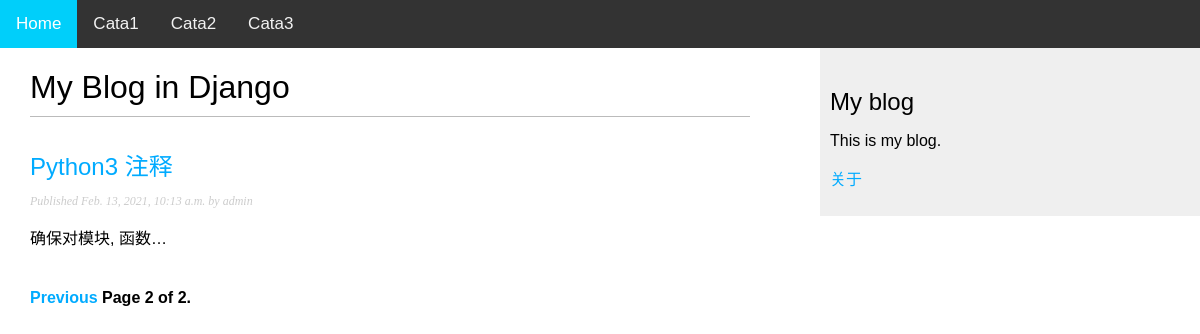
Screenshot of /blog/?page=2 with the database file from the repository.
### blog/models.py (models this page shows, shortened)
class Post(models.Model):
    STATUS_CHOICES = (
        ('draft', 'Draft'),
        ('published', 'Published'),
    )  # tuple元组，STATUS_CHOICES[0][0] = 'draft'
    title = models.CharField(max_length=250)
    slug = models.SlugField(max_length=250, unique_for_date='publish')
    author = models.ForeignKey(User, on_delete=models.CASCADE, related_name='blog_posts')
    body = models.TextField()
    publish = models.DateTimeField(default=timezone.now)
    created = models.DateTimeField(auto_now_add=True)
    updated = models.DateTimeField(auto_now=True)
    status = models.CharField(max_length=10,
                              choices=STATUS_CHOICES,
                              default='draft')
    objects = models.Manager()  # The default manager.
    published = PublishedManager()  # Our custom manager.
    class Meta:
        ordering = ('-publish',)
    def get_absolute_url(self):
        return reverse('blog:post_detail',
                       args=[self.publish.year,
                             self.publish.month,
                             self.publish.day,
                             self.slug])

### blog/views.py (the view)
# urls.py: path('',views.PostListView.as_view(),name='post_list'),
class PostListView(ListView):
    queryset = Post.published.all()
    context_object_name = 'posts'
    paginate_by = 3
    template_name = 'blog/post/list.html'

### blog/templates/blog/post/list.html (shortened to what this page needs)
{% extends "blog/base.html" %}
{% block content %}
<h1>My Blog in Django</h1>
{% for post in posts %}
<h2>
    <a href="{{ post.get_absolute_url }}">
        {{ post.title }}
    </a>
</h2>
<p class="date">
    Published {{ post.publish }} by {{ post.author }}
</p>
{{ post.body|truncatechars_html:10|linebreaks }}
{% endfor %}
{% include "pagination.html" with page=page_obj %}
{% endblock %}

### blog/static/css/blog.css (style rules this page uses)
body { margin: 0; padding: 0; font-family: helvetica, sans-serif; }
a { color: #00abff; text-decoration: none; }
h1 { font-weight: normal; border-bottom: 1px solid #bbb; padding: 0 0 10px 0; }
h2 { font-weight: normal; margin: 30px 0 0; }
p.date { color: #ccc; font-family: georgia, serif; font-size: 12px; font-style: italic; }

### rows the page displays
Post: title "Python3 注释", publish "Feb. 13, 2021, 10:13 a.m.", author "admin", body "确保对模块, 函数…"

### other values shown
{{ page.number }} "2"
{{ page.paginator.num_pages }} "2"
